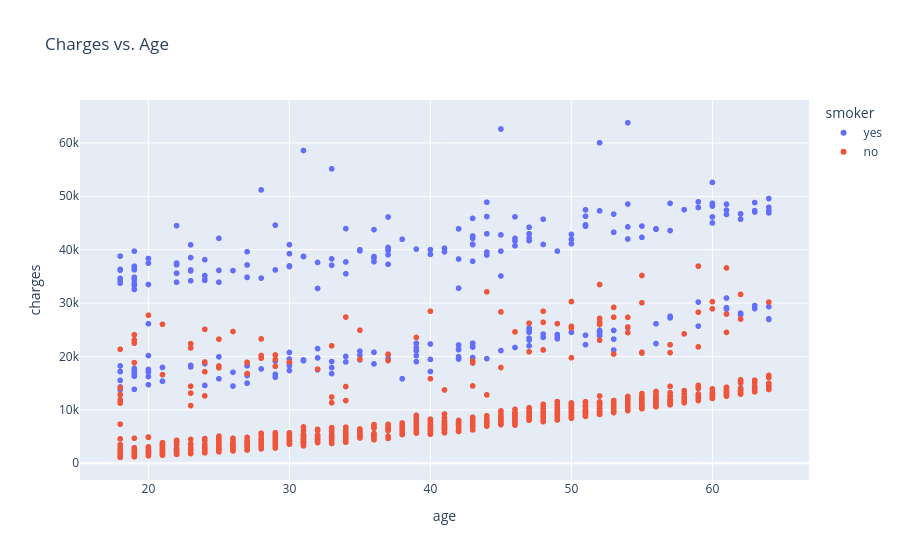

Notebook code cell kept with this figure:
### Code cell
fig = px.scatter(
    medical_df,
    x='age',
    y='charges',
    color='smoker',
    title="Charges vs. Age"
)

fig.show()

### Figure 1 — Plotly figure (JSON) as saved in the notebook; plotly's stock layout.template omitted (floating-point values rounded to 4 significant figures; data arrays with more than 128 entries replaced by an {"elided": "..."} marker saying what was removed)
{"data": [{"hovertemplate": "smoker=yes<br>age=%{x}<br>charges=%{y}<extra></extra>", "legendgroup": "yes", "marker": {"color": "#636efa", "symbol": "circle"}, "mode": "markers", "name": "yes", "showlegend": true, "type": "scattergl", "x": {"elided": "274 int values"}, "xaxis": "x", "y": {"elided": "274 float values"}, "yaxis": "y"}, {"hovertemplate": "smoker=no<br>age=%{x}<br>charges=%{y}<extra></extra>", "legendgroup": "no", "marker": {"color": "#EF553B", "symbol": "circle"}, "mode": "markers", "name": "no", "showlegend": true, "type": "scattergl", "x": {"elided": "1064 int values"}, "xaxis": "x", "y": {"elided": "1064 float values"}, "yaxis": "y"}], "layout": {"legend": {"title": {"text": "smoker"}, "tracegroupgap": 0}, "title": {"text": "Charges vs. Age"}, "xaxis": {"anchor": "y", "domain": [0, 1], "title": {"text": "age"}}, "yaxis": {"anchor": "x", "domain": [0, 1], "title": {"text": "charges"}}}}
